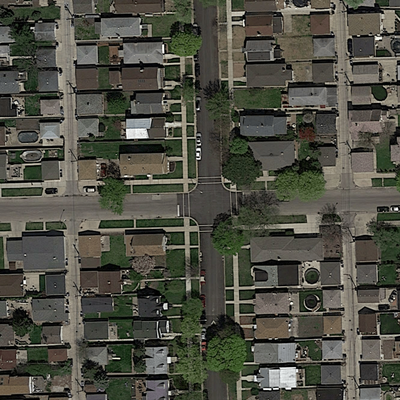
#> input picture training_set/images/satImage_001.png, 400 x 400 px, found by its file name; its folder holds only this picture in this run
$ jupyter execute --allow-errors 'utf-8'"'"''"'"'segment_aerial_images (1).ipynb'   (shell and % lines are left out)
#> lines starting #> are read from the running program, lines starting #| are printed output that depends on the picture
[cell 1]
import matplotlib.image as mpimg
import numpy as np
import matplotlib.pyplot as plt
import os,sys
import sklearn
import pandas as pd
import scipy

from skimage.data import page
from skimage.filters import (threshold_otsu, threshold_niblack,
                             threshold_sauvola)
from tqdm import tqdm_notebook as tqdmn

import seaborn as sns
import warnings
from PIL import Image

from sklearn.ensemble import RandomForestClassifier as RFC
from sklearn.feature_extraction import image
from sklearn.cluster import spectral_clustering
from sklearn.utils.testing import SkipTest
from sklearn.utils.fixes import sp_version
from sklearn.cross_validation import train_test_split
from sklearn.ensemble import ExtraTreesClassifier
from sklearn.cross_validation import cross_val_score
from scipy.sparse import csr_matrix, isspmatrix, issparse

from sklearn import datasets
from sklearn.tree import DecisionTreeClassifier
from sklearn.neighbors import KNeighborsClassifier
from sklearn.svm import SVC
from itertools import product
from sklearn.ensemble import VotingClassifier

[cell 2]
#!/usr/bin/python
import os
import sys

import math
import matplotlib.image as mpimg
import numpy as np
import re

[cell 3]
# [12 lines left out: function get_test_statistics, not called in this run]

[cell 4]
# Helper functions

def load_image(infilename):
    data = mpimg.imread(infilename)
    return data

def img_float_to_uint8(img):
    rimg = img - np.min(img)
    rimg = (rimg / np.max(rimg) * 255).round().astype(np.uint8)
    return rimg

# Concatenate an image and its groundtruth
def concatenate_images(img, gt_img):
    nChannels = len(gt_img.shape)
    w = gt_img.shape[0]
    h = gt_img.shape[1]
    if nChannels == 3:
        cimg = np.concatenate((img, gt_img), axis=1)
    else:
        gt_img_3c = np.zeros((w, h, 3), dtype=np.uint8)
        gt_img8 = img_float_to_uint8(gt_img)
        gt_img_3c[:,:,0] = gt_img8
        gt_img_3c[:,:,1] = gt_img8
        gt_img_3c[:,:,2] = gt_img8
        img8 = img_float_to_uint8(img)
        cimg = np.concatenate((img8, gt_img_3c), axis=1)
    return cimg

def img_crop(im, w, h):
    list_patches = []
    imgwidth = im.shape[0]
    imgheight = im.shape[1]
    is_2d = len(im.shape) < 3
    for i in range(0,imgheight,h):
        for j in range(0,imgwidth,w):
            if is_2d:
                im_patch = im[j:j+w, i:i+h]
            else:
                im_patch = im[j:j+w, i:i+h, :]
            list_patches.append(im_patch)
    return list_patches

[cell 5]
# Loaded a set of images
root_dir = "zip2/"

image_dir = root_dir + "training/images/"
files = os.listdir(image_dir)
n =len(files) # Load maximum 20 images
print("Loading " + str(n) + " images")
imgs = [load_image(image_dir + files[i]) for i in range(n)]
#> in load_image, data is the input picture: shape (400, 400, 3) float32; mean R, G, B 0.309, 0.309, 0.268
#> imgs = 1 item
print(files[0])

gt_dir = root_dir + "training/groundtruth/"
print("Loading " + str(n) + " images")
gt_imgs = [load_image(gt_dir + files[i]) for i in range(n)]
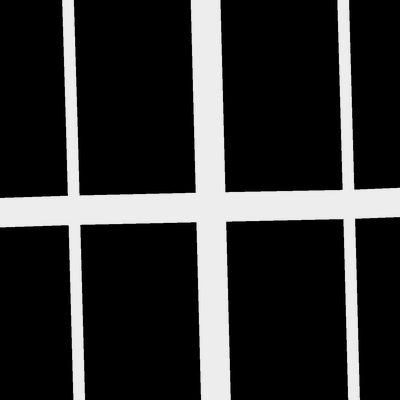
#> input picture training_set/groundtruth/satImage_001.png, 400 x 400 px, found by its file name
#> in load_image, data is the input picture: shape (400, 400) float32; min 0, max 0.929, mean 0.183
#> gt_imgs = 1 item
#> (the rest of this cell did not finish here and is left out)

[cell 6]
files[0]

[cell 7]
import os
test_dir = "zip1/"
test_dir_images = test_dir + "test_set_images/"
test_img = []
#> (the rest of this cell did not finish here and is left out)

[cell 8]
n = len(test_img)
print("Loading " + str(n) + " images")
gt_imgs1 = [load_image(test_img[i]) for i in range(n)]

#> (a cell that did not finish here is left out)

[cell 10]
print('Image size = ' + str(imgs[0].shape[0]) + ',' + str(imgs[0].shape[1]))
#| Image size = 400,400

# Show first image and its groundtruth image
cimg = concatenate_images(imgs[0], gt_imgs[0])
#> in concatenate_images, `gt_img_3c[:,:,0] = gt_img8`:
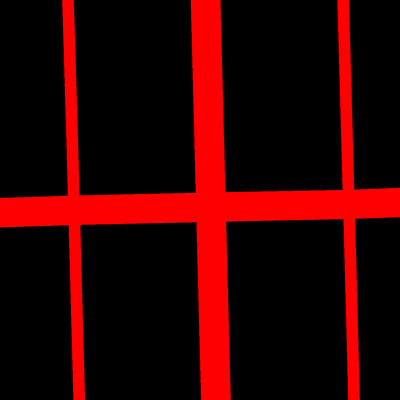
#> gt_img_3c: shape (400, 400, 3); mean of channels 0, 1, 2 50.2, 0, 0; drawn as R, G, B
#> in concatenate_images, `gt_img_3c[:,:,1] = gt_img8`:
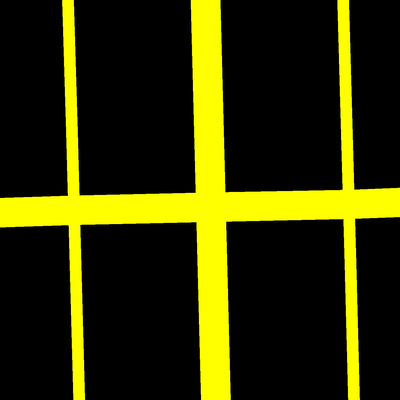
#> gt_img_3c: shape (400, 400, 3); mean of channels 0, 1, 2 50.2, 50.2, 0; drawn as R, G, B
#> in concatenate_images, `cimg = np.concatenate((img8, gt_img_3c), axis=1)`:
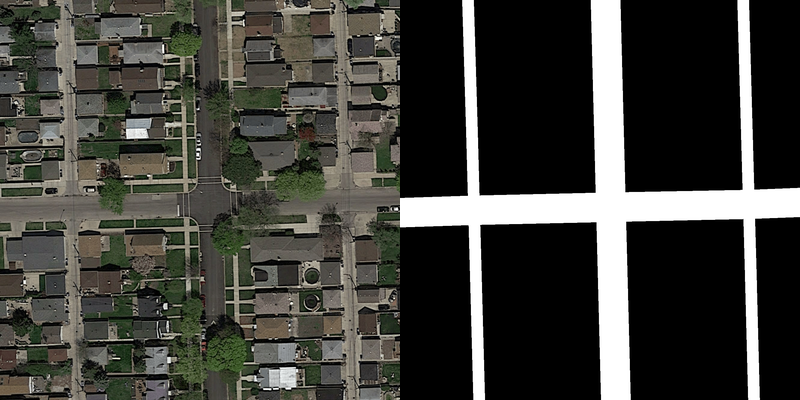
#> cimg: shape (400, 800, 3); mean R, G, B 64.5, 64.5, 59.3
fig1 = plt.figure(figsize=(10, 10))
plt.imshow(cimg, cmap='Greys_r')
#> (the rest of this cell did not finish here and is left out)

[cell 11]
# Extract patches from input images
patch_size = 16 # each patch is 16*16 pixels

img_patches = [img_crop(imgs[i], patch_size, patch_size) for i in range(n)]
#> img_patches = []
gt_patches = [img_crop(gt_imgs[i], patch_size, patch_size) for i in range(n)]
#> gt_patches = []

# Linearize list of patches
img_patches = np.asarray([img_patches[i][j] for i in range(len(img_patches)) for j in range(len(img_patches[i]))])
#> img_patches = empty array
gt_patches =  np.asarray([gt_patches[i][j] for i in range(len(gt_patches)) for j in range(len(gt_patches[i]))])
#> gt_patches = empty array

[cell 12]
# Extract 6-dimensional features consisting of average RGB color as well as variance
# [5 lines left out: function extract_features, not called in this run]

# Extract 2-dimensional features consisting of average gray color as well as variance
def extract_features_2d(img):
    feat_m = np.mean(img)
    feat_v = np.var(img)
    feat = np.append(feat_m, feat_v)
    return feat

def extract_features_2d_patch(filename, i):
    img = load_image(filename)
    img_patches = img_crop(img, patch_size, patch_size)
    feat_m = np.mean(img_patches[i])
    feat_v = np.var(img_patches[i])
    feat = np.append(feat_m, feat_v)
    if i%25!=24:
        n_r = extract_features_2d(img_patches[i+1])
        feat = np.append(feat,n_r)
        feat = np.append(feat,"right")
    if i%25!=0:
        n_l = extract_features_2d(img_patches[i-1])
        feat = np.append(feat,n_l)
        feat = np.append(feat,"left")
    if i>24:
        n_u = extract_features_2d(img_patches[i-25])
        feat = np.append(feat,n_u)
        feat = np.append(feat,"up")
    if i<600:
        n_d = extract_features_2d(img_patches[i+25])
        feat = np.append(feat, n_d)
        feat = np.append(feat,"down")
    if (i%25!=0)&(i>24):
        n_1 = extract_features_2d(img_patches[i-26])
        feat = np.append(feat, n_1)
        feat = np.append(feat,"up left")
    if (i%25!=24)&(i>24):
        n_2 = extract_features_2d(img_patches[i-24])
        feat = np.append(feat, n_2)
        feat = np.append(feat,"up right")
    if (i%25!=0)&(i<600):
        n_3 = extract_features_2d(img_patches[i+24])
        feat = np.append(feat, n_3)
        feat = np.append(feat,"left down")
    if (i%25!=24)&(i<600):
        n_4 = extract_features_2d(img_patches[i+26])
        feat = np.append(feat, n_4)
        feat = np.append(feat,"right down")

    return feat

# Extract features for a given image
def extract_img_features(filename):
    img = load_image(filename)
    img_patches = img_crop(img, patch_size, patch_size)
    X = np.asarray([ extract_features_2d_patch(filename, i) for i in range(len(img_patches))])
    return X

[cell 13]
extract_features_2d_patch(image_dir + files[0], 105)
#> after the loop in img_crop, `for i in range(0,imgheight,h):`: list_patches = 625 items
#> in extract_features_2d_patch, `feat_m = np.mean(img_patches[i])`: feat_m = 0.387
#> in extract_features_2d_patch, `feat_v = np.var(img_patches[i])`: feat_v = 0.028
#> in extract_features_2d_patch, `feat = np.append(feat_m, feat_v)`: feat = [0.387, 0.028]
#> in extract_features_2d, `feat_m = np.mean(img)`: feat_m = 0.454
#> in extract_features_2d, `feat_v = np.var(img)`: feat_v = 0.0118
#> in extract_features_2d, `feat = np.append(feat_m, feat_v)`: feat = [0.454, 0.0118]
#> in extract_features_2d_patch, `feat = np.append(feat,n_r)`: feat = [0.387, 0.028, 0.454, 0.0118]
#> in extract_features_2d_patch, `n_l = extract_features_2d(img_patches[i-1])`: n_l = [0.416, 0.0237]
#> in extract_features_2d_patch, `n_u = extract_features_2d(img_patches[i-25])`: n_u = [0.368, 0.0288]
#> in extract_features_2d_patch, `n_d = extract_features_2d(img_patches[i+25])`: n_d = [0.231, 0.0111]
#> in extract_features_2d_patch, `n_1 = extract_features_2d(img_patches[i-26])`: n_1 = [0.342, 0.0345]
#> in extract_features_2d_patch, `n_2 = extract_features_2d(img_patches[i-24])`: n_2 = [0.368, 0.0288]
#> in extract_features_2d_patch, `n_3 = extract_features_2d(img_patches[i+24])`: n_3 = [0.218, 0.00674]
#> in extract_features_2d_patch, `n_4 = extract_features_2d(img_patches[i+26])`: n_4 = [0.358, 0.00294]

#> (a cell that did not finish here is left out)

#> in extract_img_features, `img_patches = img_crop(img, patch_size, patch_size)`: img_patches = 625 items

#> (a cell that did not finish here is left out)

[cell 16]
# [56 lines left out: function spiral, not called in this run]

[cell 17]
patch_size = 16
#> patch_size = 16
